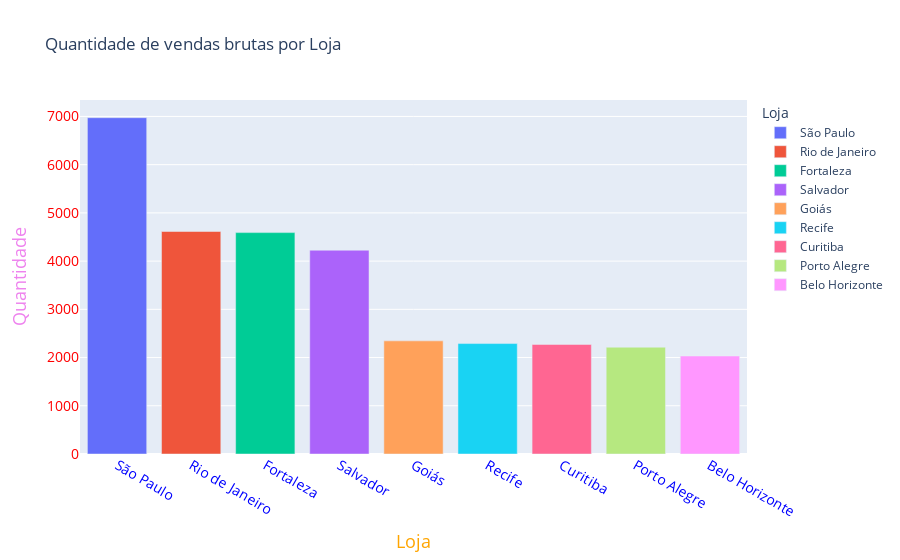

Notebook source saved alongside this figure:
### Code cell
# Grafico de barras
grafico4 = px.bar(
    quantidade_loja_valor_bruto.reset_index(),
    x="Loja",
    y="Quantidade",
    title="Quantidade de vendas brutas por Loja",
    color="Loja"

)
grafico4.update_layout(
    xaxis={
        'tickfont': {
            'color': 'blue',
            'size': 14
        },
        'title': {
            # 'text': 'Eixo X',
            'font': {
                'color': 'orange',
                'size': 18
            }
        }
    },
    yaxis={
        'tickfont': {
            'color': 'red',
            'size': 14
        },
        'title': {
            # 'text': 'Eixo Y',
            'font': {
                'color': 'violet',
                'size': 18
            }
        }
    }
)
grafico4.show()

### Figure 1 — Plotly figure (JSON) as saved in the notebook; plotly's stock layout.template omitted (floating-point values rounded to 4 significant figures)
{"data": [{"alignmentgroup": "True", "hovertemplate": "Loja=%{x}<br>Quantidade=%{y}<extra></extra>", "legendgroup": "São Paulo", "marker": {"color": "#636efa", "pattern": {"shape": ""}}, "name": "São Paulo", "offsetgroup": "São Paulo", "orientation": "v", "showlegend": true, "textposition": "auto", "type": "bar", "x": ["São Paulo"], "xaxis": "x", "y": [6974], "yaxis": "y"}, {"alignmentgroup": "True", "hovertemplate": "Loja=%{x}<br>Quantidade=%{y}<extra></extra>", "legendgroup": "Rio de Janeiro", "marker": {"color": "#EF553B", "pattern": {"shape": ""}}, "name": "Rio de Janeiro", "offsetgroup": "Rio de Janeiro", "orientation": "v", "showlegend": true, "textposition": "auto", "type": "bar", "x": ["Rio de Janeiro"], "xaxis": "x", "y": [4614], "yaxis": "y"}, {"alignmentgroup": "True", "hovertemplate": "Loja=%{x}<br>Quantidade=%{y}<extra></extra>", "legendgroup": "Fortaleza", "marker": {"color": "#00cc96", "pattern": {"shape": ""}}, "name": "Fortaleza", "offsetgroup": "Fortaleza", "orientation": "v", "showlegend": true, "textposition": "auto", "type": "bar", "x": ["Fortaleza"], "xaxis": "x", "y": [4591], "yaxis": "y"}, {"alignmentgroup": "True", "hovertemplate": "Loja=%{x}<br>Quantidade=%{y}<extra></extra>", "legendgroup": "Salvador", "marker": {"color": "#ab63fa", "pattern": {"shape": ""}}, "name": "Salvador", "offsetgroup": "Salvador", "orientation": "v", "showlegend": true, "textposition": "auto", "type": "bar", "x": ["Salvador"], "xaxis": "x", "y": [4226], "yaxis": "y"}, {"alignmentgroup": "True", "hovertemplate": "Loja=%{x}<br>Quantidade=%{y}<extra></extra>", "legendgroup": "Goiás", "marker": {"color": "#FFA15A", "pattern": {"shape": ""}}, "name": "Goiás", "offsetgroup": "Goiás", "orientation": "v", "showlegend": true, "textposition": "auto", "type": "bar", "x": ["Goiás"], "xaxis": "x", "y": [2346], "yaxis": "y"}, {"alignmentgroup": "True", "hovertemplate": "Loja=%{x}<br>Quantidade=%{y}<extra></extra>", "legendgroup": "Recife", "marker": {"color": "#19d3f3", "pattern": {"shape": ""}}, "name": "Recife", "offsetgroup": "Recife", "orientation": "v", "showlegend": true, "textposition": "auto", "type": "bar", "x": ["Recife"], "xaxis": "x", "y": [2290], "yaxis": "y"}, {"alignmentgroup": "True", "hovertemplate": "Loja=%{x}<br>Quantidade=%{y}<extra></extra>", "legendgroup": "Curitiba", "marker": {"color": "#FF6692", "pattern": {"shape": ""}}, "name": "Curitiba", "offsetgroup": "Curitiba", "orientation": "v", "showlegend": true, "textposition": "auto", "type": "bar", "x": ["Curitiba"], "xaxis": "x", "y": [2272], "yaxis": "y"}, {"alignmentgroup": "True", "hovertemplate": "Loja=%{x}<br>Quantidade=%{y}<extra></extra>", "legendgroup": "Porto Alegre", "marker": {"color": "#B6E880", "pattern": {"shape": ""}}, "name": "Porto Alegre", "offsetgroup": "Porto Alegre", "orientation": "v", "showlegend": true, "textposition": "auto", "type": "bar", "x": ["Porto Alegre"], "xaxis": "x", "y": [2215], "yaxis": "y"}, {"alignmentgroup": "True", "hovertemplate": "Loja=%{x}<br>Quantidade=%{y}<extra></extra>", "legendgroup": "Belo Horizonte", "marker": {"color": "#FF97FF", "pattern": {"shape": ""}}, "name": "Belo Horizonte", "offsetgroup": "Belo Horizonte", "orientation": "v", "showlegend": true, "textposition": "auto", "type": "bar", "x": ["Belo Horizonte"], "xaxis": "x", "y": [2032], "yaxis": "y"}], "layout": {"barmode": "relative", "legend": {"title": {"text": "Loja"}, "tracegroupgap": 0}, "title": {"text": "Quantidade de vendas brutas por Loja"}, "xaxis": {"anchor": "y", "categoryarray": ["São Paulo", "Rio de Janeiro", "Fortaleza", "Salvador", "Goiás", "Recife", "Curitiba", "Porto Alegre", "Belo Horizonte"], "categoryorder": "array", "domain": [0, 1], "tickfont": {"color": "blue", "size": 14}, "title": {"font": {"color": "orange", "size": 18}, "text": "Loja"}}, "yaxis": {"anchor": "x", "domain": [0, 1], "tickfont": {"color": "red", "size": 14}, "title": {"font": {"color": "violet", "size": 18}, "text": "Quantidade"}}}}
